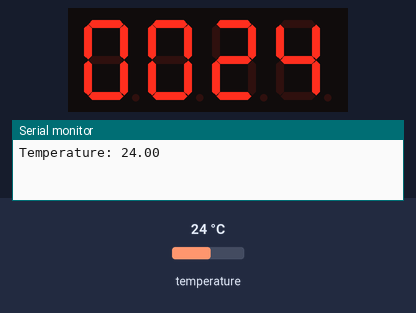
A sketch run on a simulated Arduino Uno, built with avr-gcc and run on an emulated ATmega328P. Shown: 4-digit seven-segment display, the last lines printed to the serial monitor. Inputs (shaded band) come from the test bench; at power-on: temperature 24 °C.

Above: at 1.5 s.
1.6 s: temperature set to 12 °C
At 3.2 s:
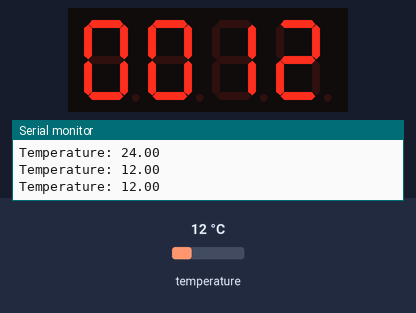
3.9 s: temperature set to 19 °C
At 4.3 s:
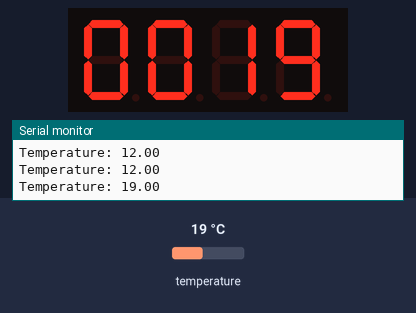
5.5 s: temperature set to 28 °C
At 6.6 s:
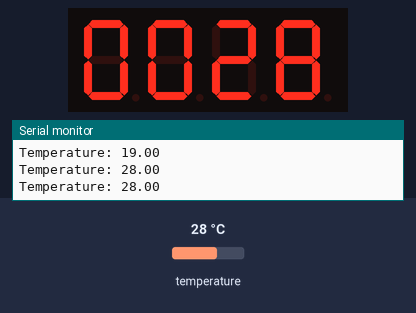
Timing chart, 0 to 8.5 s (numbered marks = the images above; inputs shaded):
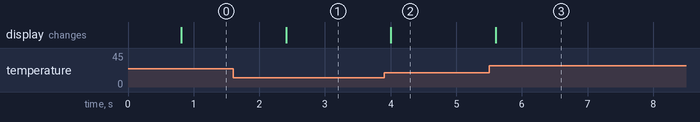

Measured:
- after the input at 1.6 s, the display: changes after 0.81 s (image 1)
- after the input at 3.9 s, the display: changes after 0.11 s (image 2)
- after the input at 5.5 s, the display: changes after 0.10 s (image 3)

The sketch:

sketch.ino
```cpp
#include <OneWire.h>
#include <DallasTemperature.h>
#include <TM1637Display.h>
#define ONE_WIRE_BUS 2
#define CLK 4
#define DIO 5

OneWire oneWire(ONE_WIRE_BUS);
DallasTemperature sensors(&oneWire);
TM1637Display display(CLK, DIO);

void setup(void)
{

Serial.begin(9600);
sensors.begin();
display.setBrightness(0x0f, true);
}

void loop(void)
{

sensors.requestTemperatures();
Serial.print("Temperature: ");
Serial.println(sensors.getTempCByIndex(0));
display.showNumberDec(sensors.getTempCByIndex(0), true, 4, 0);
}
```
